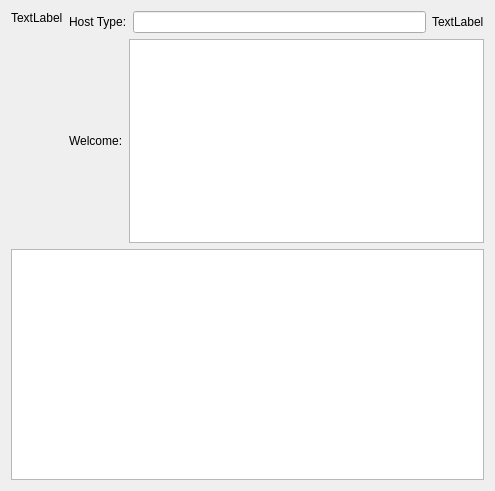
<?xml version="1.0" encoding="UTF-8"?>
<ui version="4.0">
 <class>FTPHostInfoDialog</class>
 <widget class="QDialog" name="FTPHostInfoDialog">
  <property name="geometry">
   <rect>
    <x>0</x>
    <y>0</y>
    <width>495</width>
    <height>491</height>
   </rect>
  </property>
  <property name="windowTitle">
   <string>Dialog</string>
  </property>
  <layout class="QVBoxLayout" name="verticalLayout_3">
   <item>
    <layout class="QHBoxLayout" name="horizontalLayout_3">
     <item>
      <layout class="QVBoxLayout" name="verticalLayout_2">
       <item>
        <widget class="QLabel" name="label">
         <property name="text">
          <string>TextLabel


</string>
         </property>
        </widget>
       </item>
       <item>
        <spacer name="verticalSpacer">
         <property name="orientation">
          <enum>Qt::Vertical</enum>
         </property>
         <property name="sizeHint" stdset="0">
          <size>
           <width>20</width>
           <height>40</height>
          </size>
         </property>
        </spacer>
       </item>
      </layout>
     </item>
     <item>
      <layout class="QVBoxLayout" name="verticalLayout">
       <item>
        <layout class="QHBoxLayout" name="horizontalLayout">
         <item>
          <widget class="QLabel" name="label_2">
           <property name="text">
            <string>Host Type:</string>
           </property>
          </widget>
         </item>
         <item>
          <widget class="QLineEdit" name="lineEdit"/>
         </item>
         <item>
          <widget class="QLabel" name="label_3">
           <property name="text">
            <string>TextLabel</string>
           </property>
          </widget>
         </item>
        </layout>
       </item>
       <item>
        <layout class="QHBoxLayout" name="horizontalLayout_2">
         <item>
          <widget class="QLabel" name="label_4">
           <property name="text">
            <string>Welcome:</string>
           </property>
          </widget>
         </item>
         <item>
          <widget class="QPlainTextEdit" name="plainTextEdit"/>
         </item>
        </layout>
       </item>
      </layout>
     </item>
    </layout>
   </item>
   <item>
    <widget class="QGraphicsView" name="graphicsView"/>
   </item>
  </layout>
 </widget>
 <resources/>
 <connections/>
</ui>
